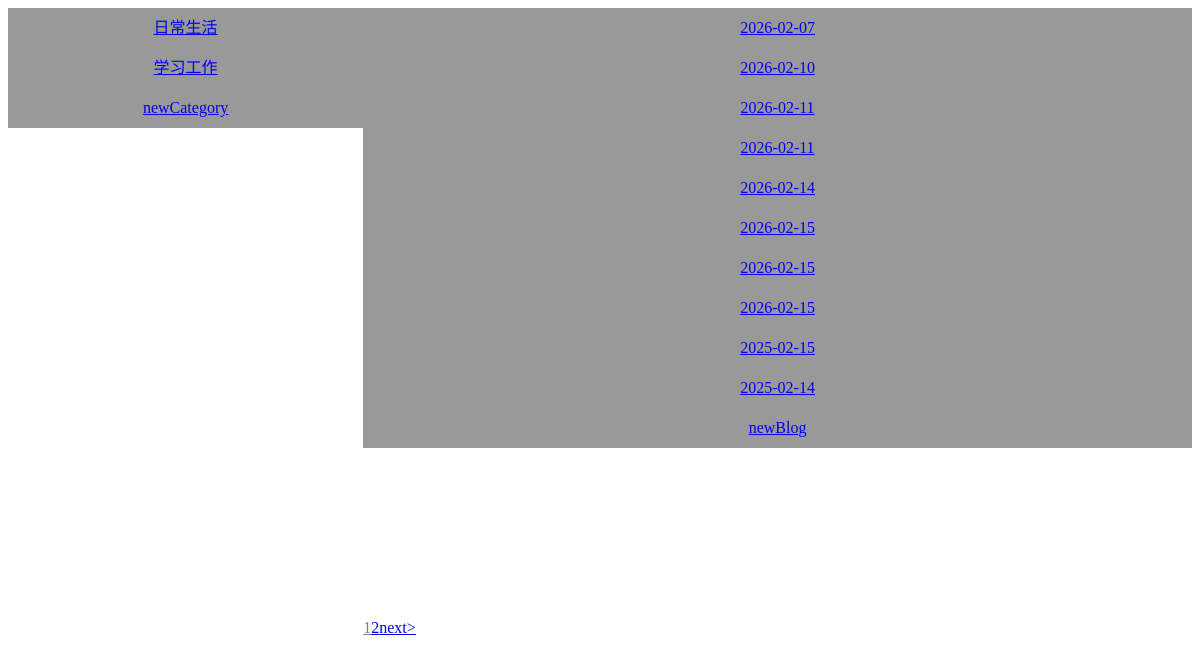
Page /index-1.php on the committed database.
### tables this page shows
CREATE TABLE `category` (
  `id` int NOT NULL AUTO_INCREMENT,
  `name` varchar(45) DEFAULT NULL,
  PRIMARY KEY (`id`)
);

CREATE TABLE `blog` (
  `id` int NOT NULL AUTO_INCREMENT,
  `category` int DEFAULT NULL,
  `title` varchar(45) DEFAULT NULL,
  `content` tinytext,
  `date` varchar(45) DEFAULT NULL,
  PRIMARY KEY (`id`)
);

### index-1.php (the view, shortened to what this page needs)
<!DOCTYPE html>
<html>
<head>
	<link rel="stylesheet" type="text/css" href="index.css">
</head>
<body>
	<div id="left">
		<?php
		require "common.php";
		?>
	</div>
	<div id="right">
		<?php
		$servername = 'localhost';
		$username = 'root';
		$password = '@Passw0rd';
		$dbname = 'blog';
		$conn = new mysqli($servername, $username, $password, $dbname);
		if (!$_GET["category"]) {
			$sql = "SELECT * FROM category LIMIT 1;";
			$result = $conn->query($sql);
			$category = $result->fetch_row()[0];
		} else {
			$category = $_GET["category"];
		}
		if ($_GET["current"])
			$start = ($_GET["current"] - 1) * 10;
		else $start = 0;
		$sql = 'SELECT * FROM blog WHERE category=' . $category . ' LIMIT ' . $start . ', 10';
		$result = $conn->query($sql);
		if ($result->num_rows > 0) {
			while ($row = $result->fetch_assoc()) {
				echo "<a href='detail.php?id=" . $row["id"] . "'>" . $row["title"] . "</a><br>";
			}
		} else {
			echo "0 结果";
		}
		echo "<a href='newBlog.php?category=" . $category . "'>newBlog</a>";
		?>
	</div>
	<div id="nav">
		<?php
		$servername = 'localhost';
		$username = 'root';
		$password = '@Passw0rd';
		$dbname = 'blog';
		$conn = new mysqli($servername, $username, $password, $dbname);
		if (!$_GET["category"]) {
			$sql = "SELECT * FROM category LIMIT 1;";
			$result = $conn->query($sql);
			$category = $result->fetch_row()[0];
		} else {
			$category = $_GET["category"];
		}
		$sql = 'SELECT count(*) FROM blog WHERE category=' . $category;
		$result = $conn->query($sql);
		$row = $result->fetch_row();
		if ($row[0] == 0)
			$pages = 0;
		else if ($row[0] % 10 == 0)
			$pages = $row[0] / 10;
		else
			$pages = (int)($row[0] / 10 + 1);
		if ($_GET["current"])
			$current = $_GET["current"];
		else $current = 1;
		for ($i = 1; $i <= $pages; $i++) {
			if ($i == $current)
				echo "<a href='javascript:void(0);' style='color:gray;'>" . $i . "</a>";
			else
				echo "<a href='index-1.php?category=" . $category . "&current=" . $i . "'>" . $i . "</a>";
		}
		if ($current < $pages && $current >= $pages - 1)
			echo "<a href='index-1.php?category=" . $category . "&current=" . $current + 1 . "'>next&gt;</a>";
		?>
	</div>
</body>
</html>

### common.php (shortened to what this page needs)
<?php
$servername = 'localhost';
$username = 'root';
$password = '@Passw0rd';
$dbname = 'blog';
$conn = new mysqli($servername, $username, $password, $dbname);
$sql = 'SELECT * FROM category';
$result = $conn->query($sql);
if ($result->num_rows > 0) {
	while ($row = $result->fetch_assoc()) {
		echo "<a href='index-1.php?category=" . $row["id"] . "'>" . $row["name"] . "</a>";
	}
} else {
	echo "0 结果";
}
echo "<a href='newCategory.php'>newCategory</a>";

### index.css (style rules this page uses)
#left { width: 30%; height: 800px; float: left; }
#right { width: 70%; height: 600px; float:left; }
#nav { width: 70%; height: 200px; }
#left a { float: left; width: 100%; height: 40px; line-height: 40px; text-align: center; background-color: #999999; }
#right a { float: left; width: 100%; height: 40px; line-height: 40px; text-align: center; background-color: #999999; }
#nav a { float: left; height: 40px; line-height: 40px; text-align: center; }

### rows in the picture
category: name "日常生活"
category: name "学习工作"
blog: title "2026-02-07"
blog: title "2026-02-10"
blog: title "2026-02-11"
blog: title "2026-02-11"
blog: title "2026-02-14"
blog: title "2026-02-15"
blog: title "2026-02-15"
blog: title "2026-02-15"
blog: title "2025-02-15"
blog: title "2025-02-14"
